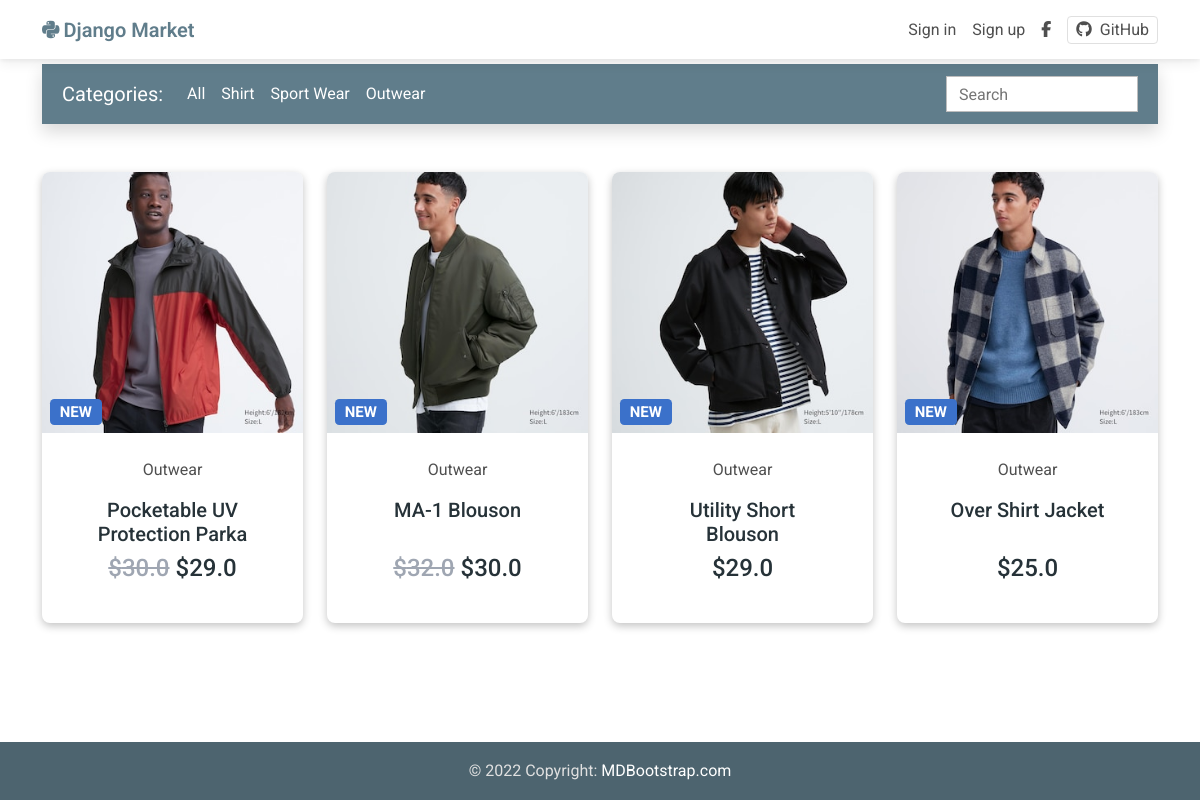
Screenshot of /?category=OW with the database file from the repository.
### market/models.py (models this page shows, shortened)
class Item(models.Model):
    title = models.CharField(max_length=100)
    price = models.FloatField(blank=False, null=False)
    date = models.DateField(default=timezone.now)
    discount_price = models.FloatField(blank=True, null=True)
    category = models.CharField(
        choices=CATEGORY_CHOICES,
        max_length=2,
        default="S",
    )
    slug = models.SlugField(max_length=100)
    description = models.TextField(blank=True)
    image = models.ImageField(
        upload_to="items/",
        null=True,
        blank=True,
        default="items/default.jpg",
    )
    recently = models.BooleanField(default=False)
    def get_absolute_url(self):
        return reverse("market:product", kwargs={"slug": self.slug})

### market/views.py (the view)
# urls.py: path("", views.HomeView.as_view(), name="home"),
class HomeView(ListView):
    model = Item
    paginate_by = 8
    template_name = "market/home_page.html"
    def get_queryset(self):
        queryset = super().get_queryset() # Get the default queryset from the parent class
        selected_category = self.request.GET.get("category")
        search_query = self.request.GET.get("search")
        if selected_category:
            queryset = queryset.filter(category=selected_category)
        if search_query:
            queryset = queryset.filter(Q(title__icontains=search_query))
        return queryset
    def get_context_data(self, **kwargs):
        context = super().get_context_data(**kwargs) # Get the default context from the parent class
        context["CATEGORY_CHOICES"] = CATEGORY_CHOICES
        return context

### market/templates/market/home_page.html (shortened to what this page needs)
{% extends "market/base.html" %}
{% block content %}
<div class="container pt-5">
  <nav class="navbar navbar-expand-lg navbar-dark mt-3 mb-5 shadow p-2" style="background-color: #607D8B;">
    <div class="container-fluid">
      <a class="navbar-brand" href="/">Categories:</a>
      <div class="collapse navbar-collapse" id="navbarSupportedContent2">
        <ul class="navbar-nav me-auto mb-2 mb-lg-0">
          <li class="nav-item acitve">
            <a class="nav-link text-white" href="/">All</a>
          </li>
          {% for key, value in CATEGORY_CHOICES %}
          <li class="nav-item">
            <a class="nav-link text-white" href="?category={{ key }}">{{ value }}</a>
          </li>
          {% endfor %}
        </ul>
        <form class="w-auto py-1" style="max-width: 12rem" method="GET" action="{% url 'market:home' %}">
          <input type="search" class="form-control rounded-0" name="search" placeholder="Search" aria-label="Search">
        </form>
      </div>
    </div>
  </nav>
  <section>
    <div class="text-center">
      <div class="row">
        {% for item in object_list %}
        <div class="col-lg-3 col-md-4 col-sm-6 mb-4 d-flex justify-content-center">
          <div class="card align-items-center">
            <div class="bg-image hover-zoom ripple ripple-surface ripple-surface-light" data-mdb-ripple-color="light">
              <img src="{{ item.image.url }}" alt="{{ item.title }}" class="w-100" />
              <a href="{{ item.get_absolute_url }}">
                <div class="mask">
                  <div class="d-flex justify-content-start align-items-end h-100">
                    {% if item.recently %}
                    <h5><span class="badge bg-primary ms-2">NEW</span></h5>
                    {% endif %}
                  </div>
                </div>
              </a>
            </div>
            <div class="card-body d-flex flex-column align-items-center justify-content-between overflow-hidden w-100">
              <div class="w-75">
                <a href="" class="text-reset ">
                  <p>{{ item.get_category_display }}</p>
                </a>
                <a href="{{ item.get_absolute_url }}" class="text-reset">
                  <h5 class="card-title mb-2">{{ item.title }}</h5>
                </a>
              </div>
              <h6 class="mb-3 price">
                {% if item.discount_price %}
                <del class="text-secondary">${{ item.price }}</del>
                <span>${{ item.discount_price }}</span>
                {% else %}
                ${{ item.price }}
                {% endif %}
              </h6>
            </div>
          </div>
        </div>
        {% endfor %}
      </div>
    </div>
  </section>
</div>
{% endblock %}

### market/static/market/css/style.css (style rules this page uses)
html { height: 100vh; box-sizing: border-box; }
*, *:before, *:after { box-sizing: inherit; }
body { margin: 0; height: 100vh; display: grid; grid-template-rows: 1fr auto; }
a { color: #4f4f4f; text-decoration: none; }
.card { box-shadow: rgba(0, 0, 0, 0.24) 0px 3px 8px; }
.price { color: #263238; font-size: 24px; }
.card-title { color: #263238 }

### rows the page displays
Item: image (picture), recently "NEW", category "Outwear", title "Pocketable UV Protection Parka", price "30.0", discount_price "29.0"
Item: image (picture), recently "NEW", category "Outwear", title "MA-1 Blouson", price "32.0", discount_price "30.0"
Item: image (picture), recently "NEW", category "Outwear", title "Utility Short Blouson", price "29.0"
Item: image (picture), recently "NEW", category "Outwear", title "Over Shirt Jacket", price "25.0"

### other values shown
{{ value }} "Shirt" "Sport Wear" "Outwear"
